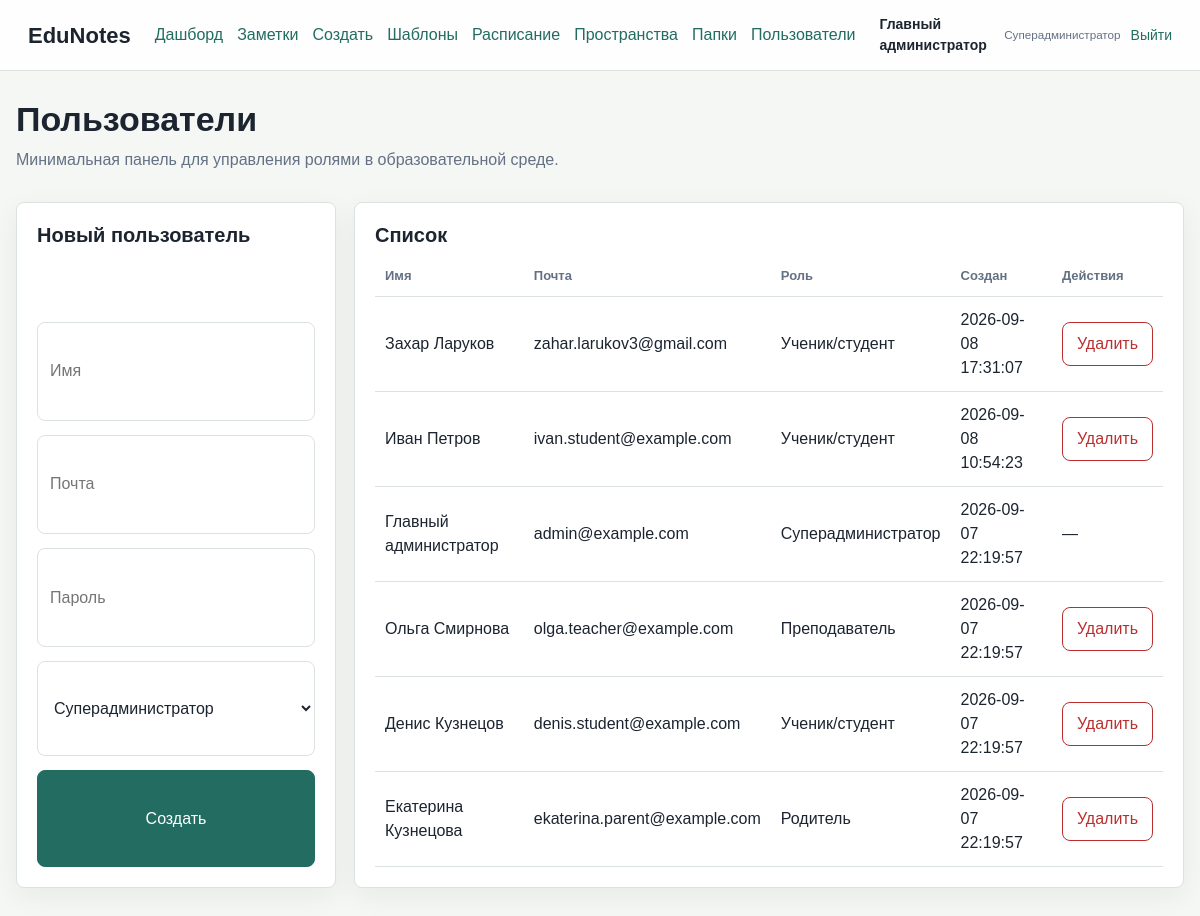
Page /admin/users (signed in) on the committed database.
### tables this page shows
CREATE TABLE users (
    id INTEGER PRIMARY KEY AUTOINCREMENT,
    name TEXT NOT NULL,
    email TEXT NOT NULL UNIQUE,
    password_hash TEXT NOT NULL,
    role TEXT NOT NULL CHECK (role IN ('superadmin', 'org_admin', 'teacher', 'student', 'parent')),
    child_user_id INTEGER REFERENCES users(id) ON DELETE SET NULL,
    created_at TEXT NOT NULL DEFAULT CURRENT_TIMESTAMP
);

### app.py (the view, shortened to what this page needs)
@app.route("/admin/users", methods=("GET", "POST"))
@login_required
def users_admin():
    if not can_manage_users():
        abort(403)
    users = query_all("SELECT id, name, email, role, created_at FROM users ORDER BY created_at DESC")
    students = query_all("SELECT id, name, email FROM users WHERE role = 'student' ORDER BY name")
    return render_template("users.html", users=users, students=students)

### app.py (called while the page is built, shortened)
def create_app() -> Flask:
    app = Flask(__name__)
    app.config["SECRET_KEY"] = os.environ.get("SECRET_KEY", "dev-secret-change-me")
    app.config["DATABASE"] = DATABASE
    @app.before_request
    def load_current_user() -> None:
        user_id = session.get("user_id")
        g.user = None
        if user_id:
            g.user = query_one("SELECT * FROM users WHERE id = ?", (user_id,))
    @app.context_processor
    def inject_globals() -> dict:
        return {
        "ROLES": ROLES,
        "ACCESS_LEVELS": ACCESS_LEVELS,
        "NOTE_TEMPLATE_ROLES": NOTE_TEMPLATE_ROLES,
        "can_delete_user": can_delete_user,
    }
    return app

def get_db() -> sqlite3.Connection:
    if "db" not in g:
        g.db = sqlite3.connect(app.config["DATABASE"])
        g.db.row_factory = sqlite3.Row
        g.db.execute("PRAGMA foreign_keys = ON")
    return g.db

def query_all(sql: str, params: tuple = ()) -> list[sqlite3.Row]:
    return get_db().execute(sql, params).fetchall()

def query_one(sql: str, params: tuple = ()) -> sqlite3.Row | None:
    return get_db().execute(sql, params).fetchone()

def login_required(view):
    @wraps(view)
    def wrapped_view(**kwargs):
        if g.user is None:
            return redirect(url_for("login"))
        return view(**kwargs)
    return wrapped_view

def can_manage_users() -> bool:
    return g.user["role"] in {"superadmin", "org_admin"}

def can_delete_user(target_role: str) -> bool:
    if g.user["role"] == "superadmin":
        return True

### templates/users.html (shortened to what this page needs)
{% extends "base.html" %}
{% block content %}
<section class="section-head">
    <div>
        <h1>Пользователи</h1>
        <p>Минимальная панель для управления ролями в образовательной среде.</p>
    </div>
</section>
<section class="admin-layout">
    <form class="panel stack-form" method="post">
    <h2>Новый пользователь</h2>
    <input name="name" placeholder="Имя" required>
    <input name="email" type="email" placeholder="Почта" required>
    <input name="password" type="password" placeholder="Пароль" required>
    <select name="role" id="role-select" required>
        {% for key, label in ROLES.items() %}
            <option value="{{ key }}">{{ label }}</option>
        {% endfor %}
    </select>
    <button class="primary" type="submit">Создать</button>
</form>
    <div class="panel">
        <h2>Список</h2>
        <table>
            <thead>
                <tr>
                    <th>Имя</th>
                    <th>Почта</th>
                    <th>Роль</th>
                    <th>Создан</th>
                    <th>Действия</th>
                </tr>
            </thead>
            <tbody>
                {% for user in users %}
                <tr>
                    <td>{{ user.name }}</td>
                    <td>{{ user.email }}</td>
                    <td>{{ ROLES[user.role] }}</td>
                    <td>{{ user.created_at }}</td>
                    <td>
                        {% if user.id != g.user.id and can_delete_user(user.role) %}
                        <form method="post" style="display:inline;"
                            onsubmit="return confirm('Вы уверены, что хотите удалить пользователя {{ user.name }}?')">
                            <button type="submit" class="danger">Удалить</button>
                        </form>
                        {% else %}
                        —
                        {% endif %}
                    </td>
                </tr>
                {% endfor %}
            </tbody>
        </table>
    </div>
</section>
{% endblock %}

### templates/base.html (shortened to what this page needs)
<!doctype html>
<html lang="ru">
<head>
    <link rel="stylesheet" href="{{ url_for('static', filename='styles.css') }}">
</head>
<body>
    <header class="topbar">
        <a class="brand" href="{{ url_for('notes') if g.user else url_for('login') }}">EduNotes</a>
        {% if g.user %}
            <nav class="nav">
                <a href="{{ url_for('dashboard') }}">Дашборд</a>
                <a href="{{ url_for('notes') }}">Заметки</a>
                <a href="{{ url_for('note_new') }}">Создать</a>
                <a href="{{ url_for('note_templates') }}">Шаблоны</a>
                <a href="{{ url_for('schedule') }}">Расписание</a>
                <a href="{{ url_for('workspaces') }}">Пространства</a>
                <a href="{{ url_for('folders') }}">Папки</a>
                {% if g.user.role in ['superadmin', 'org_admin'] %}
                    <a href="{{ url_for('users_admin') }}">Пользователи</a>
                {% endif %}
            </nav>
            <div class="user-chip">
                <span>{{ g.user.name }}</span>
                <small>{{ ROLES[g.user.role] }}</small>
                <a href="{{ url_for('logout') }}">Выйти</a>
            </div>
        {% endif %}
    </header>
    <main class="page">
        {% block content %}{% endblock %}
    </main>
</body>
</html>

### static/styles.css (style rules this page uses)
:root { color-scheme: light; --bg: #f5f7f4; --panel: #ffffff; --text: #1c2430; --muted: #647084; --line: #dce2df; --primary: #226c62; --primary-dark: #164d46; --accent: #c44c31; --soft: #e7f0ed; --danger: #b92f2f; }
* { box-sizing: border-box; }
body { margin: 0; background: var(--bg); color: var(--text); font-family: Arial, Helvetica, sans-serif; line-height: 1.5; }
a { color: var(--primary); text-decoration: none; }
.topbar { position: sticky; top: 0; z-index: 5; display: flex; align-items: center; gap: 24px; padding: 14px 28px; border-bottom: 1px solid var(--line); background: rgba(255, 255, 255, 0.94); }
.brand { color: var(--text); font-size: 22px; font-weight: 800; }
.nav { display: flex; gap: 14px; margin-right: auto; }
.user-chip { display: flex; align-items: center; gap: 10px; color: var(--muted); font-size: 14px; }
.user-chip span { color: var(--text); font-weight: 700; }
.page { width: min(1180px, calc(100% - 32px)); margin: 28px auto 56px; }
.section-head, .note-toolbar { display: flex; align-items: flex-start; justify-content: space-between; gap: 18px; margin-bottom: 18px; }
h1, h2 { margin: 0 0 8px; line-height: 1.2; }
h1 { font-size: 34px; }
h2 { font-size: 20px; }
p { margin: 0 0 12px; }
.muted, .section-head p { color: var(--muted); }
.panel, .note-card, .empty-state { border: 1px solid var(--line); border-radius: 8px; background: var(--panel); box-shadow: 0 8px 28px rgba(32, 40, 47, 0.06); }
.panel { padding: 20px; }
button, .button { display: inline-flex; align-items: center; justify-content: center; min-height: 40px; padding: 9px 14px; border: 1px solid var(--line); border-radius: 8px; background: #fff; color: var(--text); font: inherit; cursor: pointer; }
.primary { border-color: var(--primary); background: var(--primary); color: #fff; }
.danger { border-color: var(--danger); color: var(--danger); }
input, select, textarea { width: 100%; min-height: 42px; padding: 10px 12px; border: 1px solid var(--line); border-radius: 8px; background: #fff; color: var(--text); font: inherit; }
.auth-card, .stack-form, .note-form { display: grid; gap: 14px; }
.admin-layout { display: grid; grid-template-columns: 320px minmax(0, 1fr); gap: 18px; }
table { width: 100%; border-collapse: collapse; }
th, td { padding: 11px 10px; border-bottom: 1px solid var(--line); text-align: left; }
th { color: var(--muted); font-size: 13px; }

### rows in the picture
users: user.name "Главный администратор", role "Суперадминистратор", name "Главный администратор", email "admin@example.com", created_at "2026-09-07 22:19:57"
users: name "Захар Ларуков", email "zahar.larukov3@gmail.com", role "Ученик/студент", created_at "2026-09-08 17:31:07"
users: name "Иван Петров", email "ivan.student@example.com", role "Ученик/студент", created_at "2026-09-08 10:54:23"
users: name "Ольга Смирнова", email "olga.teacher@example.com", role "Преподаватель", created_at "2026-09-07 22:19:57"
users: name "Денис Кузнецов", email "denis.student@example.com", role "Ученик/студент", created_at "2026-09-07 22:19:57"
users: name "Екатерина Кузнецова", email "ekaterina.parent@example.com", role "Родитель", created_at "2026-09-07 22:19:57"

### other values in the picture
form field role "Суперадминистратор"
